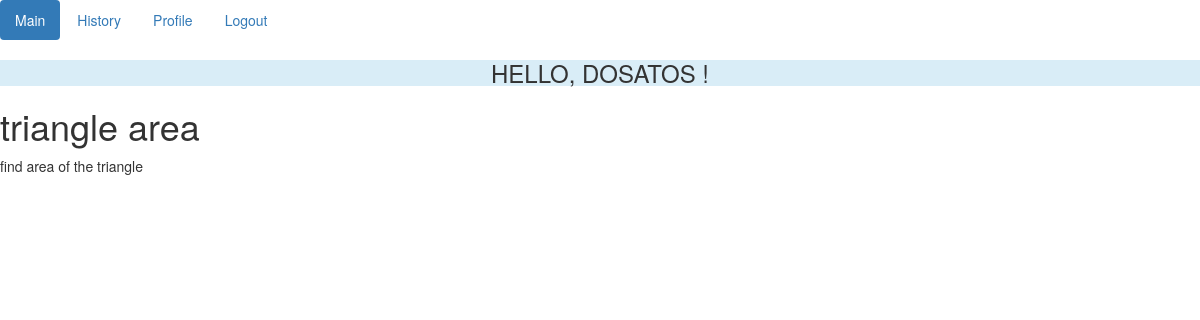
The app's page /dac3ca31f4ba47f9ad09aeae68a27d1b/ (signed in), older data.
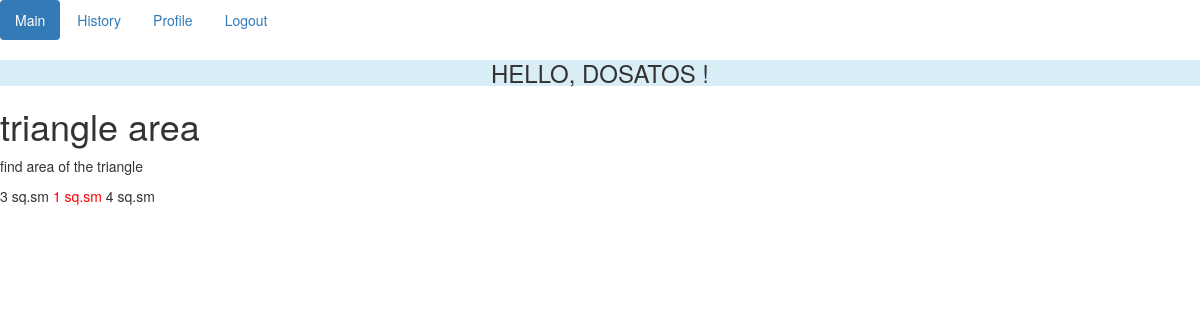
The same page, newer data.
### lessons/models.py (models this page shows, shortened)
class Question(models.Model):
    qid = models.UUIDField(primary_key=True, default=uuid.uuid4, editable=False)
    title = models.CharField(max_length=100)
    text = models.TextField()

class Answer(models.Model):
    question = models.ForeignKey(Question, on_delete=models.CASCADE)
    content = models.CharField(max_length=100)
    correct = models.BooleanField(default=False, choices=IS_CORRECT_CHOICES)

### lessons/views.py (the view, shortened to what this page needs)
# urls.py: path('<qid>/', views.question),
def question(request, qid):
    template = "lessons/question.html"
    question = get_object_or_404(Question, qid=uuid.UUID(qid))
    args = {"question": question,
            "solved": False}
    solved = Action.objects.filter(user_id=request.user.pk).values_list('qid', flat=True)
    if str(question.qid) in solved:
        args['solved'] = True
        args['ans_id'] = Action.objects.get(user_id=request.user.pk,
                                            qid=str(question.qid)).answer_id
    return render(request, template, args)

### lessons/templates/lessons/question.html (shortened to what this page needs)
{% extends 'lessons/base.html' %}
{% block content %}
    <h1> {{ question.title }} </h1>
    <p> {{ question.text }} </p>
    <form action="." method="POST">
        {% if solved %}
            {% for answer in question.answer_set.all %}
                {% if answer.id == ans_id %}
                    <div style="color: red; display:inline-block;">{{ answer.content }}</div>
                {% else %}
                    <div style="display:inline-block;">{{ answer.content }}</div>
                {% endif %}
            {% endfor %}
        {% else %}
            {% for answer in question.answer_set.all %}
                <input type="submit" name="choice_content" value="{{ answer.content }}">
            {% endfor %}
        {% endif %}
    </form>
{% endblock %}

### lessons/templates/lessons/base.html (shortened to what this page needs)
<html>
<head>
    <link rel="stylesheet" href="https://maxcdn.bootstrapcdn.com/bootstrap/3.3.7/css/bootstrap.min.css">
</head>
<body>
    <div class="nav">
        <ul class="nav nav-pills">
          <li role="presentation" class="active"><a href="/">Main</a></li>
          <li role="presentation"><a href="#">History</a></li>
            {% if not request.user.is_authenticated %}
                <li role="presentation"><a href="/accounts/login">Login</a></li>
                <li role="presentation"><a href="/accounts/register">Sign Up</a></li>
            {% else  %}
                <li role="presentation"><a href="/accounts/profile">Profile</a></li>
                <li role="presentation"><a href="/accounts/logout">Logout</a></li>
            {% endif %}
        </ul>
    </div>
    {% if request.user.is_authenticated %}
        <h3 class="text-center text-uppercase active bg-info">Hello, {{ request.user.username }} !</h3>
    {% endif %}
    {% block content %}
    {% endblock %}
</body>
</html>

Row changes from the older to the newer data that the page shows:
added Answer: content "3 sq.sm"
added Answer: content "1 sq.sm"
added Answer: content "4 sq.sm"
